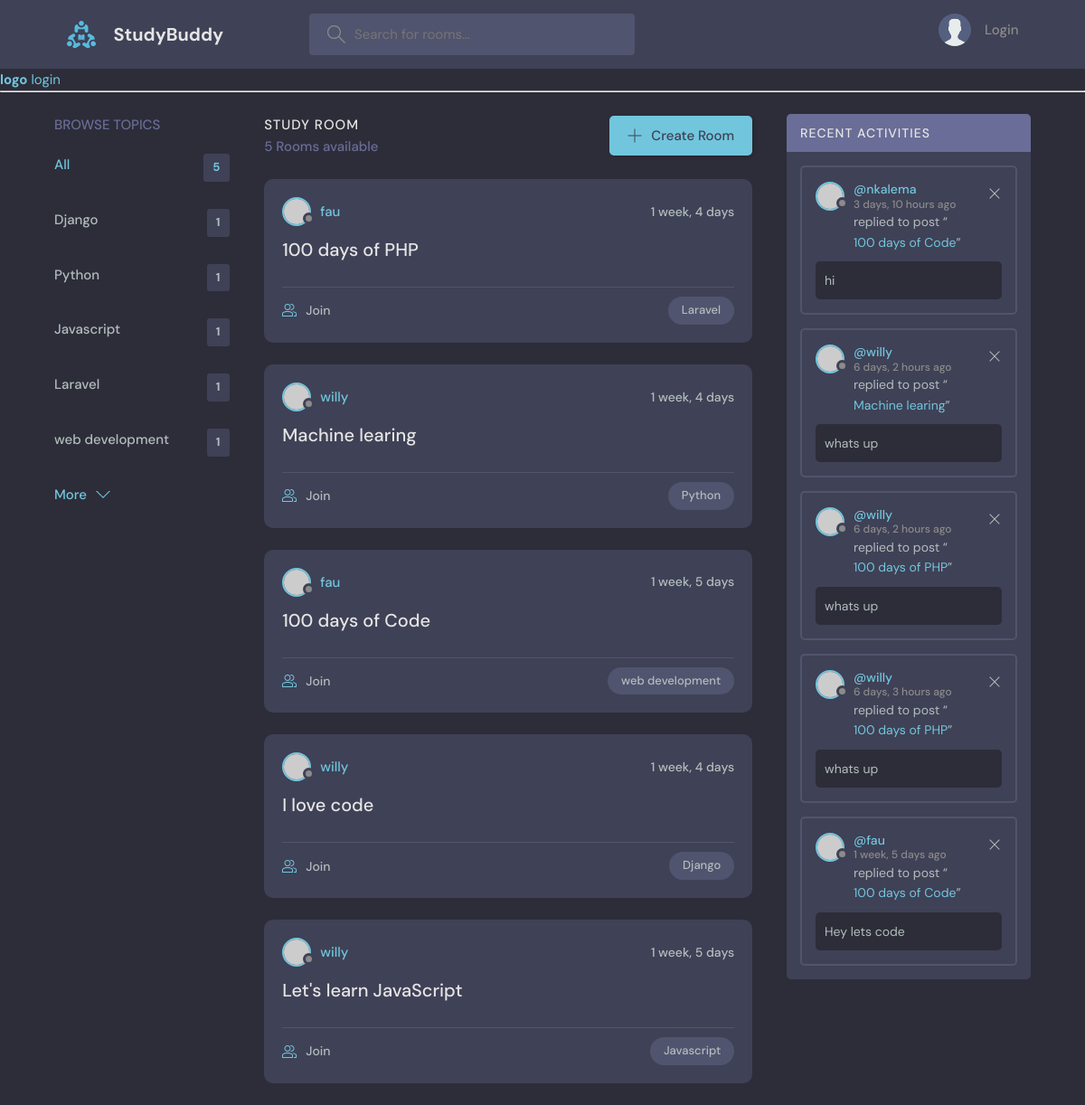
Before: / with the older database file.
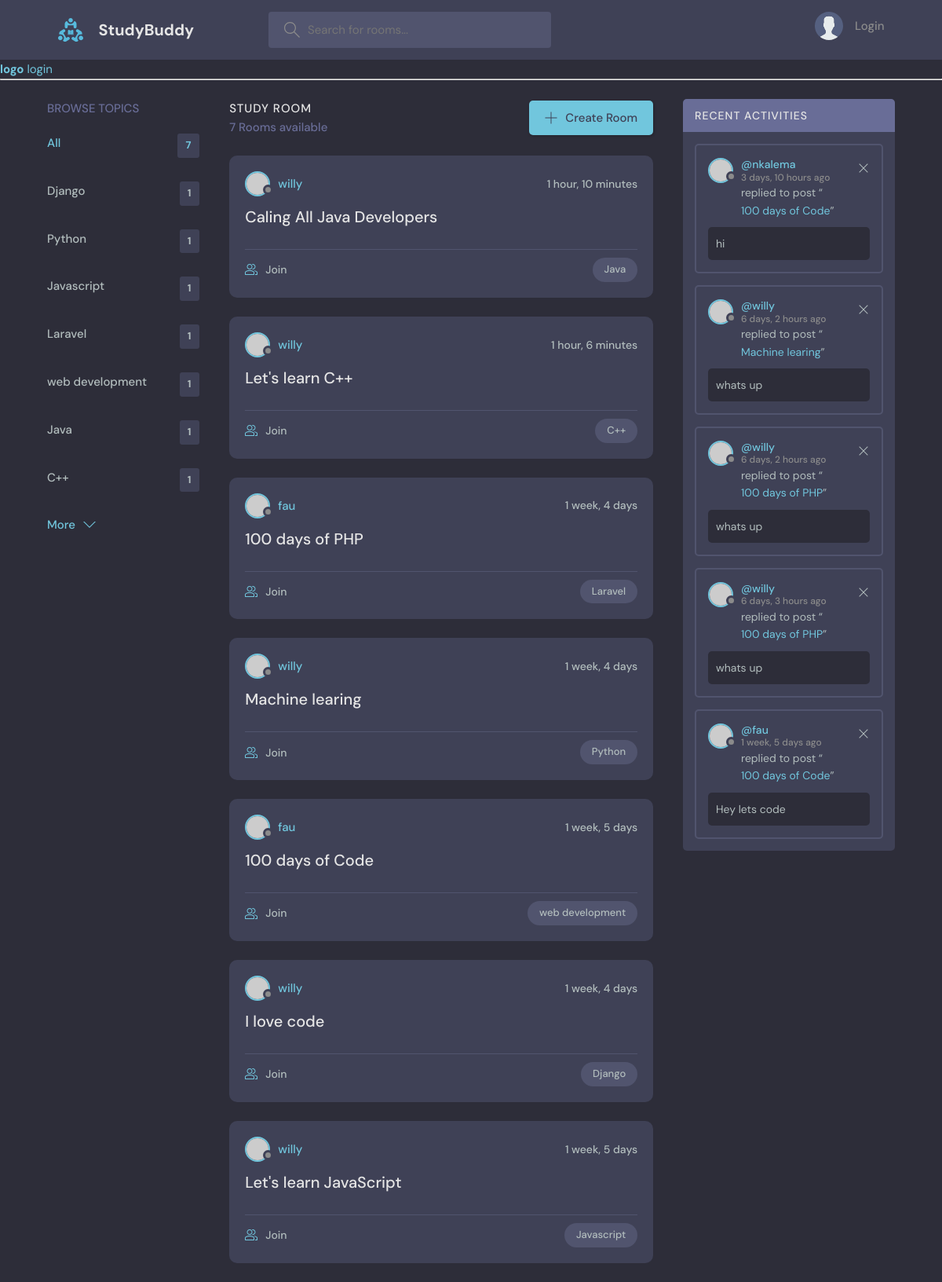
After: the same page with the newer database file.
### base/models.py (models this page shows, shortened)
class Topic(models.Model):
    name = models.CharField(max_length=200)

class Room(models.Model):
    host = models.ForeignKey(User, on_delete=models.SET_NULL, null=True)
    topic = models.ForeignKey(Topic,on_delete=models.SET_NULL, null=True)
    name = models.CharField(max_length=200)
    description = models.TextField(null=True, blank=True)
    participants = models.ManyToManyField(User, related_name="participants", blank=True)
    update = models.DateTimeField(auto_now=True)
    created = models.DateTimeField(auto_now_add=True)
    class Meta:
        ordering = ['-update', '-created']
    def __str__(self):
        return self.name

class Message(models.Model):
    user = models.ForeignKey(User, on_delete=models.CASCADE)
    room = models.ForeignKey(Room, on_delete=models.CASCADE)
    body = models.TextField()
    update = models.DateTimeField(auto_now=True)
    created = models.DateTimeField(auto_now_add=True)
    class Meta:
        ordering = ['-update', '-created']

### base/views.py (the view)
# urls.py: 2. Add a URL to urlpatterns:  path('', views.home, name='home')
def home(request):
    q = request.GET.get('q') if request.GET.get('q') is not None else ''
    rooms = Room.objects.filter(Q(topic__name__icontains=q) |
     Q(name__icontains=q) | Q(description__icontains=q)
     )
    room_count = rooms.count()
    topics = Topic.objects.all()
    room_messages = Message.objects.filter(Q(room__topic__name__icontains=q))
    context = {'rooms': rooms, 'topics': topics, 'room_count': room_count, 'room_messages': room_messages}
    return render(request, 'home.html', context)

### templates/home.html (shortened to what this page needs)
{% extends 'main.html'%}
{% block content%}
  <main class="layout layout--3">
    <div class="container">
        {% include 'base/topics_component.html' %}
      <div class="roomList">
        <div class="roomList__header">
          <div>
            <h2>Study Room</h2>
            <p>{{room_count}} Rooms available</p>
          </div>
          <a class="btn btn--main" href="{% url 'create-room' %}">
            <svg version="1.1" xmlns="http://www.w3.org/2000/svg" width="32" height="32" viewBox="0 0 32 32">
              <title>add</title>
              <path
                d="M16.943 0.943h-1.885v14.115h-14.115v1.885h14.115v14.115h1.885v-14.115h14.115v-1.885h-14.115v-14.115z"
              ></path>
            </svg>
            Create Room
          </a>
        </div>
        {% include 'base/feed_component.html'%}
      </div>
      {% include 'base/activitiy_component.html'%}
    </div>
  </main>
{%endblock content%}

### templates/main.html (shortened to what this page needs)
<!DOCTYPE html>
{% load static%}
<html lang="en">
  <head>
    <link rel="stylesheet" href="style.css" />
    <link rel="stylesheet" href="{% static 'styles/style.css' %}">
  </head>
  <body>
    {% include 'navbar.html' %}
    {% block content%}
    {% endblock content %}
  </body>
</html>

### templates/navbar.html (shortened to what this page needs)
{%load static%}
<header class="header header--loggedIn">
    <div class="container">
        <a href="{% url 'home'%}" class="header__logo">
            <img src="{% static 'images/logo.svg'%}" />
            <h1>StudyBuddy</h1>
        </a>
        <form class="header__search" method="GET" action="{% url 'home'%}">
            <label>
                <input name = "q" placeholder="Search for rooms..." />
            </label>
        </form>
        <nav class="header__menu">
            {% if request.user.is_authenticated%}
            <div class="header__user">
                <a href="profile.html">
                    <div class="avatar avatar--medium active">
                        <img src="https://randomuser.me/api/portraits/men/37.jpg" />
                    </div>
                    <p>{{request.user.username}} <span>@{{request.user.username}}</span></p>
                </a>
                <button class="dropdown-button">
                    <svg version="1.1" xmlns="http://www.w3.org/2000/svg" width="32" height="32" viewBox="0 0 32 32">
                        <title>chevron-down</title>
                        <path d="M16 21l-13-13h-3l16 16 16-16h-3l-13 13z"></path>
                    </svg>
                </button>
            </div>
            {%else%}
            <a href="{%url 'login' %}">
                <img src="{% static 'images/avatar.svg' %}" />
                <p>Login</p>
            </a>
            {% endif %}
        </nav>
    </div>
</header>
<a href="/">
    <h1>logo</h1>
</a>
{% if request.user.is_authenticated%}
<a href="{% url 'logout' %}">logout</a>
{% else%}
<a href="{% url 'login' %}">login</a>
{% endif%}
<hr>

### base/templates/base/topics_component.html
<div class="topics">
    <div class="topics__header">
        <h2>Browse Topics</h2>
    </div>
    <ul class="topics__list">
        <li>
            <a href="{% url 'home'%}" class="active">All <span>{{topics.count}}</span></a>
        </li>
        {% for topic in topics%}
        <li>
            <a href="{% url 'home'%}?q={{topic.name}}">{{topic.name}} <span>{{topic.room_set.all.count}}</span></a>
        </li>
        {% endfor %}
    </ul>
    <a class="btn btn--link" href="topics.html">
        More
        <svg version="1.1" xmlns="http://www.w3.org/2000/svg" width="32" height="32" viewBox="0 0 32 32">
            <title>chevron-down</title>
            <path d="M16 21l-13-13h-3l16 16 16-16h-3l-13 13z"></path>
        </svg>
    </a>
</div>

### base/templates/base/feed_component.html (shortened to what this page needs)
{% for room in rooms%}
<div class="roomListRoom">
    <div class="roomListRoom__header">
        <a href="{% url 'user-profile' room.host.id %}" class="roomListRoom__author">
            <div class="avatar avatar--small">
                <img src="https://randomuser.me/api/portraits/women/11.jpg" />
            </div>
            <span>{{room.host.username}}</span>
        </a>
        <div class="roomListRoom__actions">
            <span>{{room.created | timesince}}</span>
        </div>
    </div>
    <div class="roomListRoom__content">
        <a href="{% url 'room' room.id %}">{{room.name}}</a>
    </div>
    <div class="roomListRoom__meta">
        <a href="{% url 'room' room.id %}" class="roomListRoom__joined">
            {{rooms.portraits.all.count}} Join
        </a>
        <p class="roomListRoom__topic">{{room.topic.name}}</p>
    </div>
</div>
{% endfor %}

### base/templates/base/activitiy_component.html
<div class="activities">
    <div class="activities__header">
        <h2>Recent Activities</h2>
    </div>
    {% for message in room_messages%}
    <div class="activities__box">
        <div class="activities__boxHeader roomListRoom__header">
            <a href="{% url 'user-profile' message.user.id%}" class="roomListRoom__author">
                <div class="avatar avatar--small">
                    <img src="https://randomuser.me/api/portraits/women/11.jpg" />
                </div>
                <p>
                    @{{message.user}}
                    <span> {{message.created | timesince}} ago</span>
                </p>
            </a>
            {% if request.user == user %}
            <div class="roomListRoom__actions">
                <a href="{% url 'delete-message' message.id%}">
                    <svg version="1.1" xmlns="http://www.w3.org/2000/svg" width="32" height="32" viewBox="0 0 32 32">
                        <title>remove</title>
                        <path
                            d="M27.314 6.019l-1.333-1.333-9.98 9.981-9.981-9.981-1.333 1.333 9.981 9.981-9.981 9.98 1.333 1.333 9.981-9.98 9.98 9.98 1.333-1.333-9.98-9.98 9.98-9.981z">
                        </path>
                    </svg>
                </a>
            </div>
            {% endif%}
        </div>
        <div class="activities__boxContent">
            <p>replied to post “<a href="{% url 'room' message.room.id%}">{{message.room}}</a>”</p>
            <div class="activities__boxRoomContent">
                {{message.body}}
            </div>
        </div>
    </div>
    {% endfor%}
</div>

Changed rows visible on the page:
added Topic: name "Java", room_set.all.count "1"
added Topic: name "C++", room_set.all.count "1"
added Room: host.username "willy", created "1 hour, 10 minutes", name "Caling All Java Developers", topic.name "Java"
added Room: host.username "willy", created "1 hour, 6 minutes", name "Let's learn C++", topic.name "C++"
Other visible differences:
{{ topics.count }}: "5" → "7"
{{ room_count }}: "5" → "7"
